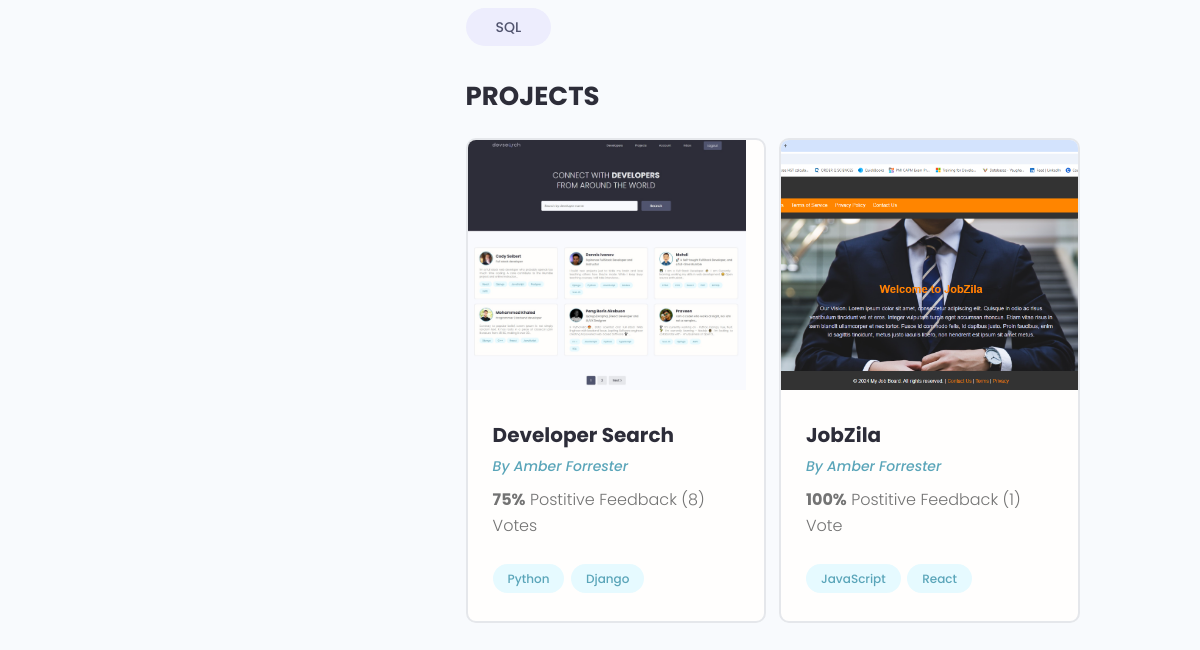
The page /profile/95ff4cc4-5dfb-4760-8259-c2f0abc00f63/ (lower part) on the database as committed earlier.
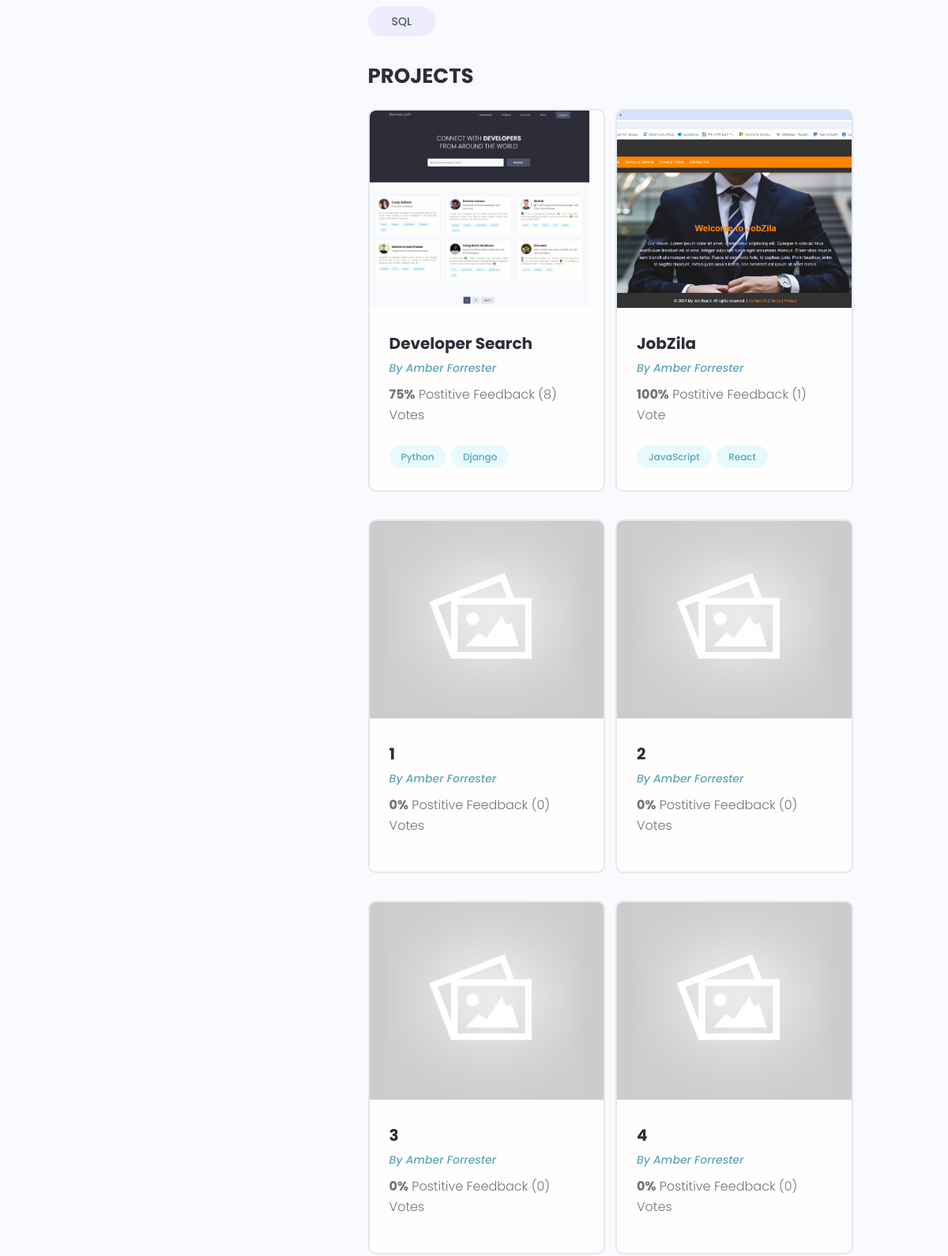
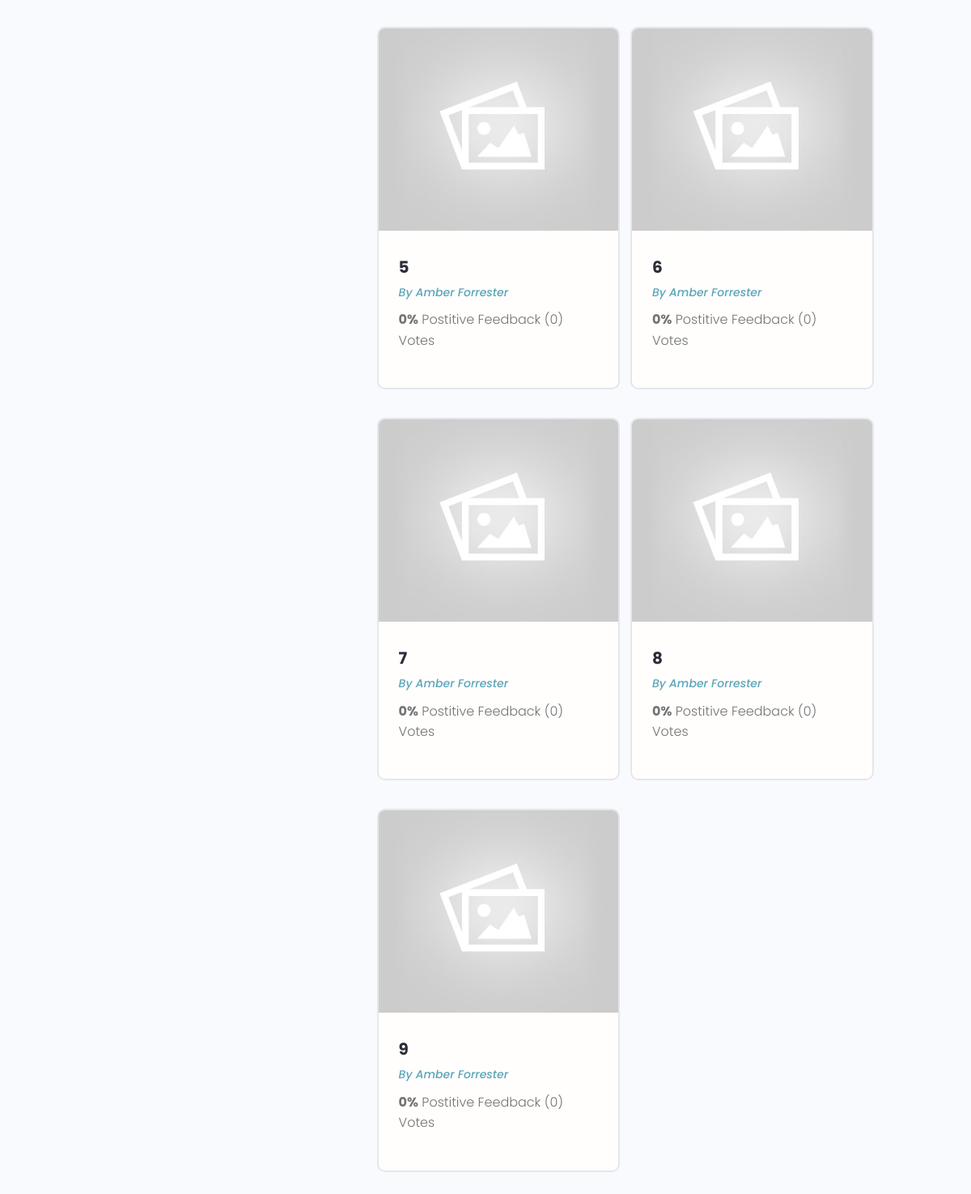
The same page on the database as committed later (2 pictures, top to bottom).
### users/models.py (models this page shows, shortened)
class Skill(models.Model):
    owner = models.ForeignKey(Profile, on_delete=models.CASCADE,
                            null=True, blank=True)
    name = models.CharField(max_length=200, null=True, blank=True)
    description = models.TextField(null=True, blank=True)
    created = models.DateTimeField(auto_now_add=True)
    id = models.UUIDField(default=uuid.uuid4, unique=True,
                          primary_key=True, editable=False)
    def __str__(self):
        return str(self.name)

class Profile(models.Model):
    user = models.OneToOneField(
        User, on_delete=models.CASCADE, null=True, blank=True)
    name = models.CharField(max_length=200, null=True, blank=True)
    email = models.EmailField(max_length=500, null=True, blank=True)
    username = models.CharField(max_length=200, null=True, blank=True)
    location = models.CharField(max_length=200, null=True, blank=True)
    short_intro = models.CharField(max_length=200, null=True, blank=True)
    bio = models.TextField(null=True, blank=True)
    profile_image = models.ImageField(null=True, blank=True, upload_to='profiles/',
        default="profiles/user-default.png")
    social_github = models.CharField(max_length=200, null=True, blank=True)
    social_twitter = models.CharField(max_length=200, null=True, blank=True)
    social_linkedin = models.CharField(max_length=200, null=True, blank=True)
    social_youtube = models.CharField(max_length=200, null=True, blank=True)
    social_website = models.CharField(max_length=200, null=True, blank=True)
    created = models.DateTimeField(auto_now_add=True)
    id = models.UUIDField(default=uuid.uuid4, unique=True,
                          primary_key=True, editable=False)

### projects/models.py (models this page shows, shortened)
class Project(models.Model):
    owner = models.ForeignKey(Profile, null=True, blank=True,
                              on_delete=models.SET_NULL)
    title = models.CharField(max_length=200)
    description = models.TextField(null=True, blank=True)
    featured_image = models.ImageField(null=True, blank=True, default='default.jpg')
    demo_link = models.CharField(max_length=2000, null=True, blank=True)
    source_link = models.CharField(max_length=2000, null=True, blank=True)
    tags = models.ManyToManyField('Tag', blank=True)
    vote_total = models.IntegerField(default=0, null=True, blank=True)
    vote_ratio = models.IntegerField(default=0, null=True, blank=True)
    created = models.DateTimeField(auto_now_add=True)
    id = models.UUIDField(default=uuid.uuid4, unique=True,
                          primary_key=True, editable=False)
    class Meta:
        ordering = ['created']

class Tag(models.Model):
    name = models.CharField(max_length=200)
    created = models.DateTimeField(auto_now_add=True)
    id = models.UUIDField(default=uuid.uuid4, unique=True,
                          primary_key=True, editable=False)
    def __str__(self):
        return self.name

### users/views.py (the view)
# urls.py: path('profile/<str:pk>/', views.userProfile, name='user-profile'),
def userProfile(request, pk):
    profile = Profile.objects.get(id=pk)
    topSkills = profile.skill_set.exclude(description__exact="")
    otherSkills = profile.skill_set.filter(description="")
    context = {'profile': profile, 'topSkills': topSkills, 'otherSkills': otherSkills}
    return render(request, 'users/user-profile.html', context)

### users/templates/users/user-profile.html (shortened to what this page needs)
{% extends 'main.html' %}
{% block content %}
<main class="profile my-md">
    <div class="container">
        <div class="layout">
            <div class="column column--1of3">
            </div>
            <div class="column column--2of3">
                <div class="devInfo">
                    <div class="devInfo__skills">
                        <div class="devInfo__otherSkills">
                            {% for skill in otherSkills %}
                            <span class="tag tag--pill tag--sub tag--lg">
                            <small>{{ skill }}</small>
                            </span>
                            {% endfor %}
                        </div>
                    </div>
                </div>
                <div class="devInfo">
                    <h3 class="devInfo__title">Projects</h3>
                    <div class="grid grid--two">
                        {% for project in profile.project_set.all %}
                        <div class="column">
                            <div class="card project">
                                <a href="{% url 'project' project.id %}" class="project">
                                    <img class="project__thumbnail" src="{{ project.featured_image.url }}" alt="project thumbnail"/>
                                    <div class="card__body">
                                        <h3 class="project__title">{{ project.title }}</h3>
                                        <p><a class="project__author" href="{% url 'user-profile' project.owner.id %}">By {{ project.owner.name }}</a></p>
                                        <p class="project--rating">
                                            <span style="font-weight: bold;">{{project.vote_ratio}}%</span> Postitive
                                            Feedback ({{project.vote_total}}) Vote{{project.vote_total|pluralize:"s"}}
                                        </p>
                                        <div class="project__tags">
                                            {% for tag in project.tags.all %}
                                            <span class="tag tag--pill tag--main">
                                                <small>{{tag}}</small>
                                            </span>
                                            {% endfor %}
                                        </div>
                                    </div>
                                </a>
                            </div>
                        </div>
                        {% endfor %}
                    </div>
                </div>
            </div>
        </div>
    </div>
</main>
{% endblock content %}

### templates/main.html (shortened to what this page needs)
<!DOCTYPE html>
{% load static %}
<html>
<head>
    <link rel="stylesheet" href="https://cdn.iconmonstr.com/1.3.0/css/iconmonstr-iconic-font.min.css"/>
    <link rel="stylesheet" href="{% static 'uikit/styles/uikit.css' %}"/>
    <link rel="stylesheet" href="{% static 'styles/app.css' %}"/>
</head>
<body>
    {% block content %}
    {% endblock content %}
</body>
</html>

### templates/navbar.html (shortened to what this page needs)
{% load static %}

### static/styles/app.css (style rules this page uses)
:root { --color-sub: #2d2d39; }
.card { border: 2px solid var(--color-light); }
img { width: 100%; }
.devInfo { margin-bottom: 3rem; }
.devInfo__title, .devInfo__subtitle { font-size: 2.6rem; color: var(--color-sub); text-transform: uppercase; font-weight: 700; margin-bottom: 1.5rem; }
.project__author { font-size: 1.4rem; font-style: italic; }
.project--rating { margin-bottom: 1.6em; margin-top: .5em; }
.project__thumbnail { height: 25rem; object-fit: cover; object-position: top center; }
.project__title { font-size: 2rem; font-weight: 700; color: var(--color-sub); }

### static/uikit/styles/modules/_variables.css (style rules this page uses)
:root { --color-main: #5aa5b9; --color-main-light: #e6faff; --color-sub: #3f4156; --color-sub-light: #51546e; --color-sub-lighter: #ededfd; --color-text: #737373; --color-gray: #8b8b8b; --color-light: #e5e7eb; --color-light-gray: #767676; --color-bg: #f8fafd; --color-white: #fffefd; --color-white-light: #f3f3f3; --color-success: #359e64; --color-success-bg: #def8e8; --color-error: #fc4b0b; --color-error-bg: #fff2ee; --font-base: 'Poppins', arial, helvetica, 'Segoe UI', roboto, ubuntu, sans-serif; --font-monospace: 'Fira Code', 'Courier New', courier, monospace; --font-regular: 300; --font-medium: 500; --font-bold: 700; --generic-shadow: 1px 1px 5px #00000010; --generic-transition: all 0.3s ease-in-out; }

### static/uikit/styles/modules/_base.css (style rules this page uses)
* { margin: 0; padding: 0; box-sizing: border-box; text-rendering: optimizeLegibility; color: inherit; font-size: inherit; }
html { font-size: 50%; }
@media only screen and (min-width: 480px) { html { font-size: 56.25%; } }
@media only screen and (min-width: 1200px) { html { font-size: 62.5%; } }
body { line-height: 1.6; font-weight: 400; font-size: 1.5rem; color: var(--color-text); background-color: var(--color-bg); min-height: 100vh; }

### static/uikit/styles/modules/_typography.css (style rules this page uses)
* { font-family: var(--font-base); }
h3 { font-size: 3.2rem; font-weight: var(--font-medium); }
p, span, strong { font-size: 1.6rem; color: var(--color-text); font-weight: var(--font-regular); }
a { padding-bottom: 2px; text-decoration: none; display: inline-block; color: var(--color-main); font-weight: var(--font-medium); }

### static/uikit/styles/modules/_utilities.css (style rules this page uses)
.container { width: 92%; max-width: 165rem; margin: 0 auto; box-sizing: border-box; }
@media screen and (min-width: 1000px) { .container { width: 90%; } }
@media screen and (min-width: 1200px) { .container { width: 80%; } }
.my-md { margin: 3rem auto; }

### static/uikit/styles/modules/_card.css (style rules this page uses)
.card { border-radius: 1rem; background-color: var(--color-white); border: 1.5px solid var(--color-light); width: auto; height: auto; margin-top: 0.5rem; margin-bottom: 0.5rem; overflow: hidden; }
.card__body, .card__header { padding: 2rem 2.5rem; }

### static/uikit/styles/modules/_tag.css (style rules this page uses)
.tag { display: inline-flex; align-items: center; background-color: var(--color-sub); height: -webkit-fit-content; height: -moz-fit-content; height: fit-content; width: -webkit-fit-content; width: -moz-fit-content; width: fit-content; border-radius: 0.5rem; padding: 0.5rem 1.5rem; font-size: 1.2rem; cursor: pointer; }
.tag:not(:last-child) { margin-right: 0.25rem; margin-bottom: 0.75rem; }
.tag > small { color: var(--color-white); }
.tag--pill { border-radius: 5rem; }
.tag--main, .tag--main > small { background: var(--color-main-light); color: var(--color-main); font-weight: 500; }
.tag--sub, .tag--sub > small { background: var(--color-sub-lighter); color: var(--color-sub-light); font-weight: 500; }
.tag--lg { padding: 0.8rem 3rem; font-size: 1.4rem; }

### static/uikit/styles/modules/_grid.css (style rules this page uses)
.grid { display: flex; flex-wrap: wrap; justify-content: flex-start; align-items: stretch; }
.grid > .column { min-width: 28rem; margin-bottom: 2.5rem; }
.grid--two > .column { flex-basis: 100%; }
@media screen and (min-width: 800px) { .grid--two { margin-right: -2%; } }
@media screen and (min-width: 800px) { .grid--two > .column { margin-right: 2%; } }
@media screen and (min-width: 800px) { .grid--two > .column { flex-basis: 48%; } }

### static/uikit/styles/modules/_layout.css (style rules this page uses)
.layout { display: flex; flex-flow: row wrap; justify-content: space-between; }
.layout > .column { margin-bottom: 3rem; }
.layout > .column.column--1of3 { flex-basis: 30%; }
.layout > .column.column--2of3 { flex-basis: 64%; }

Rows that differ between the two databases and show on the page:
added Project: featured_image (placeholder picture), title "1", owner.name "Amber Forrester", vote_ratio "0", vote_total "0"
added Project: featured_image (placeholder picture), title "2", owner.name "Amber Forrester", vote_ratio "0", vote_total "0"
added Project: featured_image (placeholder picture), title "3", owner.name "Amber Forrester", vote_ratio "0", vote_total "0"
added Project: featured_image (placeholder picture), title "4", owner.name "Amber Forrester", vote_ratio "0", vote_total "0"
added Project: featured_image (placeholder picture), title "5", owner.name "Amber Forrester", vote_ratio "0", vote_total "0"
added Project: featured_image (placeholder picture), title "6", owner.name "Amber Forrester", vote_ratio "0", vote_total "0"
added Project: featured_image (placeholder picture), title "7", owner.name "Amber Forrester", vote_ratio "0", vote_total "0"
added Project: featured_image (placeholder picture), title "8", owner.name "Amber Forrester", vote_ratio "0", vote_total "0"
added Project: featured_image (placeholder picture), title "9", owner.name "Amber Forrester", vote_ratio "0", vote_total "0"
